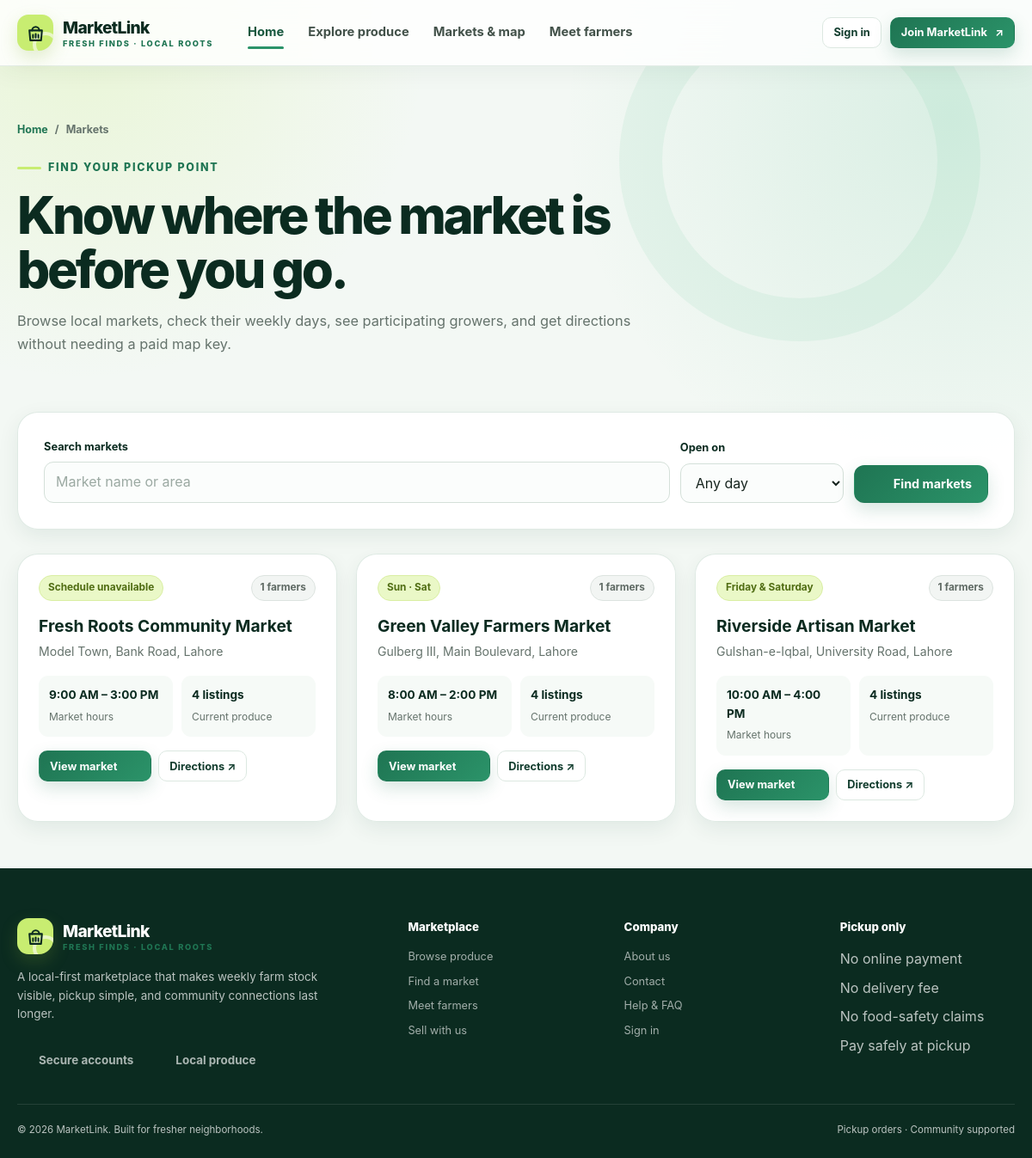
The app's page /index.php?page=markets with its own data.
### tables this page shows
CREATE TABLE markets (
    id INT UNSIGNED AUTO_INCREMENT PRIMARY KEY,
    name VARCHAR(120) NOT NULL,
    description TEXT NOT NULL,
    address VARCHAR(500) NOT NULL,
    latitude DECIMAL(10,8) NOT NULL,
    longitude DECIMAL(11,8) NOT NULL,
    map_provider VARCHAR(30) NOT NULL DEFAULT 'OpenStreetMap',
    map_url VARCHAR(500) NULL,
    open_time TIME NOT NULL DEFAULT '08:00:00',
    close_time TIME NOT NULL DEFAULT '14:00:00',
    status ENUM('active','inactive') NOT NULL DEFAULT 'active',
    created_at DATETIME NOT NULL DEFAULT CURRENT_TIMESTAMP,
    updated_at DATETIME NOT NULL DEFAULT CURRENT_TIMESTAMP ON UPDATE CURRENT_TIMESTAMP,
    INDEX idx_markets_status_name (status, name)
);

### index.php (called while the page is built, shortened)
<?php
require BASE_PATH . '/includes/helpers.php';
require BASE_PATH . '/app/actions.php';
require BASE_PATH . '/app/public.php';
require BASE_PATH . '/app/router.php';
$page = is_string($_GET['page'] ?? null) ? $_GET['page'] : 'home';
try {
    route_request($page);
} catch (Throwable $exception) {
    error_log('[MarketLink] ' . $exception->getMessage());
    http_response_code(500);
    if (APP_DEBUG) {
        echo '<pre style="white-space:pre-wrap;padding:24px;font:14px/1.6 ui-monospace,monospace">';
        echo e(get_class($exception) . ': ' . $exception->getMessage() . "\n\n" . $exception->getTraceAsString());
        echo '</pre>';
    } else {
        require BASE_PATH . '/views/partials/header.php';
        require BASE_PATH . '/views/errors.php';
        require BASE_PATH . '/views/partials/footer.php';
    }
}

### views/markets.php (the view, shortened to what this page needs)
<section class="page-head">
    <div class="container">
        <div class="breadcrumbs"><a href="<?= e(url('home')) ?>">Home</a><span>/</span><span>Markets</span></div>
        <span class="eyebrow">Find your pickup point</span>
        <h1>Know where the market is before you go.</h1>
        <p>Browse local markets, check their weekly days, see participating growers, and get directions without needing a paid map key.</p>
    </div>
</section>
<section class="section-sm" style="padding-top:24px">
    <div class="container">
        <form class="card card-pad" method="get" action="<?= e(url('markets')) ?>" style="display:flex;align-items:end;gap:12px;flex-wrap:wrap;margin-bottom:28px">
            <div style="flex:1;min-width:220px"><label for="market_search">Search markets</label><input id="market_search" name="q" type="search" value="<?= e($search) ?>" placeholder="Market name or area"></div>
            <div style="min-width:190px"><label for="market_day">Open on</label><select id="market_day" name="day"><option value="">Any day</option></select></div>
            <button class="btn" type="submit"><?= icon('search') ?> Find markets</button>
        </form>
        <?php if ($markets): ?>
            <div class="market-grid">
                <?php foreach ($markets as $market): ?>
                    <article class="card card-hover market-card-grid">
                        <div style="display:flex;align-items:center;justify-content:space-between;gap:10px"><span class="pill pill-lime"><?= e($market['day_label']) ?></span><span class="pill pill-gray"><?= (int) $market['farmer_count'] ?> farmers</span></div>
                        <h3><?= e($market['name']) ?></h3>
                        <p><?= e($market['address']) ?></p>
                        <div class="spec-list" style="grid-template-columns:1fr 1fr;margin:16px 0">
                            <li><strong><?= e(date('g:i A', strtotime($market['open_time']))) ?> – <?= e(date('g:i A', strtotime($market['close_time']))) ?></strong><span>Market hours</span></li>
                            <li><strong><?= (int) $market['product_count'] ?> listings</strong><span>Current produce</span></li>
                        </div>
                        <div style="display:flex;gap:8px;flex-wrap:wrap">
                            <a class="btn btn-sm" href="<?= e(url('market', ['id' => $market['id']])) ?>">View market <?= icon('arrow-right') ?></a>
                            <a class="btn btn-sm btn-light" href="https://www.openstreetmap.org/directions?to=<?= e($market['latitude']) ?>,<?= e($market['longitude']) ?>" target="_blank" rel="noopener">Directions ↗</a>
                        </div>
                    </article>
                <?php endforeach; ?>
            </div>
        <?php else: ?>
            <div class="card empty-state"><span class="empty-state-icon">🗺️</span><h3>No markets match that search</h3><p>Try another area or choose a different market day.</p><a class="btn" href="<?= e(url('markets')) ?>">Show all markets</a></div>
        <?php endif; ?>
    </div>
</section>

### app/router.php (shortened to what this page needs)
<?php
function render_view(string $view, array $data = []): void
{
    extract($data, EXTR_SKIP);
    $viewFile = BASE_PATH . '/views/' . $view . '.php';
    require BASE_PATH . '/views/partials/header.php';
    require $viewFile;
    require BASE_PATH . '/views/partials/footer.php';
}
function route_request(string $page): void
{
    $page = trim($page);
    switch ($page) {
        case 'markets':
            route_public_page('markets');
            return;
    }
}

### app/public.php (shortened to what this page needs)
<?php
function route_public_page(string $page): void
{
    $pdo = db();
    if ($page === 'markets') {
        $search = mb_substr((string) request_value('q', ''), 0, 100);
        $where = ["m.status='active'"];
        $params = [];
        $statement = $pdo->prepare("SELECT m.*,
                    (SELECT GROUP_CONCAT(md.day_of_week) FROM market_days md WHERE md.market_id=m.id) day_values,
                    (SELECT COUNT(DISTINCT fm.farmer_id) FROM farmer_markets fm WHERE fm.market_id=m.id AND fm.status='active') farmer_count,
                    (SELECT COUNT(DISTINCT p.id) FROM farmer_markets fm JOIN products p ON p.farmer_id=fm.farmer_id AND p.status='active' JOIN categories pc ON pc.id=p.category_id AND pc.status='active' WHERE fm.market_id=m.id AND fm.status='active') product_count
             FROM markets m WHERE " . implode(' AND ', $where) . ' ORDER BY m.name');
        $statement->execute($params);
        $markets = $statement->fetchAll();
        render_view('markets', compact('markets', 'search', 'day'));
        return;
    }
}

### views/partials/header.php (shortened to what this page needs)
<?php
$page = $page ?? 'home';
$currentUser = current_user();
$navItems = [
    'home' => ['Home', 'home'],
    'explore' => ['Explore produce', 'explore'],
    'markets' => ['Markets & map', 'markets'],
    'farmers' => ['Meet farmers', 'farmers'],
];
?>
<!doctype html>
<html lang="en">
<head>
    <link rel="stylesheet" href="<?= e(asset('assets/css/app.css')) ?>">
</head>
<body>
<header class="site-header">
    <div class="container header-inner">
        <a class="brand" href="<?= e(url('home')) ?>" aria-label="MarketLink home">
            <span class="brand-mark">
                <svg viewBox="0 0 24 24" fill="none" stroke="currentColor" stroke-width="2" stroke-linecap="round" stroke-linejoin="round" aria-hidden="true">
                    <path d="M5 9h14l-1 11H6L5 9Z"></path><path d="M8 9a4 4 0 0 1 8 0M9 14v3M12 13v4M15 14v3"></path>
                </svg>
            </span>
            <span><?= e(APP_NAME) ?><small>Fresh finds · Local roots</small></span>
        </a>
        <div class="nav-wrap">
            <nav class="main-nav" aria-label="Main navigation">
                <?php foreach ($navItems as $key => [$label, $target]): ?>
                    <a class="<?= $page === $key ? 'active' : '' ?>" href="<?= e(url($target)) ?>"><?= e($label) ?></a>
                <?php endforeach; ?>
            </nav>
            <div class="header-actions">
                <?php if ($currentUser): ?>
                    <a class="btn btn-light btn-sm" href="<?= e(url('dashboard')) ?>">
                        <?= icon('user') ?><span class="optional">Dashboard</span>
                    </a>
                    <form method="post" action="<?= e(url('logout')) ?>">
                        <?= csrf_field() ?>
                        <button class="icon-btn" type="submit" aria-label="Sign out" title="Sign out"><?= icon('logout') ?></button>
                    </form>
                <?php else: ?>
                    <a class="btn btn-light btn-sm" href="<?= e(url('login')) ?>">Sign in</a>
                    <a class="btn btn-sm" href="<?= e(url('register')) ?>"><span class="optional">Join MarketLink</span><span aria-hidden="true">↗</span></a>
                <?php endif; ?>
            </div>
        </div>
    </div>
</header>
<main id="main-content">

### includes/helpers.php (shortened to what this page needs)
<?php
function e(mixed $value): string
{
    return htmlspecialchars((string) $value, ENT_QUOTES | ENT_SUBSTITUTE, 'UTF-8');
}
function base_path_url(): string
{
    static $base = null;
    if ($base !== null) {
        return $base;
    }
    $script = str_replace('\\', '/', $_SERVER['SCRIPT_NAME'] ?? '/index.php');
    $directory = rtrim(str_replace('\\', '/', dirname($script)), '/');
    $base = $directory === '.' ? '' : $directory;
    return $base;
}
function url(string $page = 'home', array $params = []): string
{
    $query = array_merge(['page' => $page], $params);
    return base_path_url() . '/index.php?' . http_build_query($query);
}
function asset(string $path): string
{
    return base_path_url() . '/' . ltrim($path, '/');
}
function request_value(string $key, mixed $default = null): mixed
{
    $value = $_POST[$key] ?? $_GET[$key] ?? $default;
    return is_string($value) ? trim($value) : $value;
}
function current_user(): ?array
{
    static $loaded = false;
    static $user = null;
    if ($loaded) {
        return $user;
    }
    $userId = (int) ($_SESSION['user_id'] ?? 0);
    if ($userId < 1) {
        return null;
    }
    $statement = db()->prepare('SELECT * FROM users WHERE id = ? LIMIT 1');
    $statement->execute([$userId]);
    $record = $statement->fetch();
    unset($record['password_hash']);
    $user = $record;
    return $user;
}
function icon(string $name, string $class = ''): string
{
    $path = $paths[$name] ?? $paths['leaf'];
    $classAttribute = $class !== '' ? ' class="' . e($class) . '"' : '';
    return '<svg' . $classAttribute . ' viewBox="0 0 24 24" fill="none" stroke="currentColor" stroke-linecap="round" stroke-linejoin="round" aria-hidden="true">' . $path . '</svg>';
}

### views/partials/footer.php (shortened to what this page needs)
</main>
<footer class="site-footer">
    <div class="container">
        <div class="footer-grid">
            <div class="footer-brand">
                <a class="brand" href="<?= e(url('home')) ?>">
                    <span class="brand-mark">
                        <svg viewBox="0 0 24 24" fill="none" stroke="currentColor" stroke-width="2" stroke-linecap="round" stroke-linejoin="round" aria-hidden="true">
                            <path d="M5 9h14l-1 11H6L5 9Z"></path><path d="M8 9a4 4 0 0 1 8 0M9 14v3M12 13v4M15 14v3"></path>
                        </svg>
                    </span>
                    <span style="color:#fff"><?= e(APP_NAME) ?><small>Fresh finds · Local roots</small></span>
                </a>
                <p>A local-first marketplace that makes weekly farm stock visible, pickup simple, and community connections last longer.</p>
                <div class="trust-row" style="color:rgba(255,255,255,.65)">
                    <span><?= icon('shield') ?> Secure accounts</span>
                    <span><?= icon('leaf') ?> Local produce</span>
                </div>
            </div>
            <div>
                <h2 class="footer-title">Marketplace</h2>
                <div class="footer-links">
                    <a href="<?= e(url('explore')) ?>">Browse produce</a>
                    <a href="<?= e(url('markets')) ?>">Find a market</a>
                    <a href="<?= e(url('farmers')) ?>">Meet farmers</a>
                    <a href="<?= e(url('register', ['role' => 'farmer'])) ?>">Sell with us</a>
                </div>
            </div>
            <div>
                <h2 class="footer-title">Company</h2>
                <div class="footer-links">
                    <a href="<?= e(url('about')) ?>">About us</a>
                    <a href="<?= e(url('contact')) ?>">Contact</a>
                    <a href="<?= e(url('faq')) ?>">Help & FAQ</a>
                    <a href="<?= e(url('login')) ?>">Sign in</a>
                </div>
            </div>
            <div>
                <h2 class="footer-title">Pickup only</h2>
                <div class="footer-links">
                    <span>No online payment</span>
                    <span>No delivery fee</span>
                    <span>No food-safety claims</span>
                    <span>Pay safely at pickup</span>
                </div>
            </div>
        </div>
        <div class="footer-bottom">
            <span>&copy; <?= date('Y') ?> <?= e(APP_NAME) ?>. Built for fresher neighborhoods.</span>
            <span>Pickup orders · Community supported</span>
        </div>
    </div>
</footer>
</body>
</html>

### records on screen
markets: day_label "Schedule unavailable", farmer_count "1", name "Fresh Roots Community Market", address "Model Town, Bank Road, Lahore", open_time "9:00 AM", close_time "3:00 PM", product_count "4"
markets: day_label "Sun · Sat", farmer_count "1", name "Green Valley Farmers Market", address "Gulberg III, Main Boulevard, Lahore", open_time "8:00 AM", close_time "2:00 PM", product_count "4"
markets: day_label "Friday & Saturday", farmer_count "1", name "Riverside Artisan Market", address "Gulshan-e-Iqbal, University Road, Lahore", open_time "10:00 AM", close_time "4:00 PM", product_count "4"

### other values on screen
APP_NAME "MarketLink"
$label "Home"
$label "Explore produce"
$label "Markets & map"
$label "Meet farmers"
